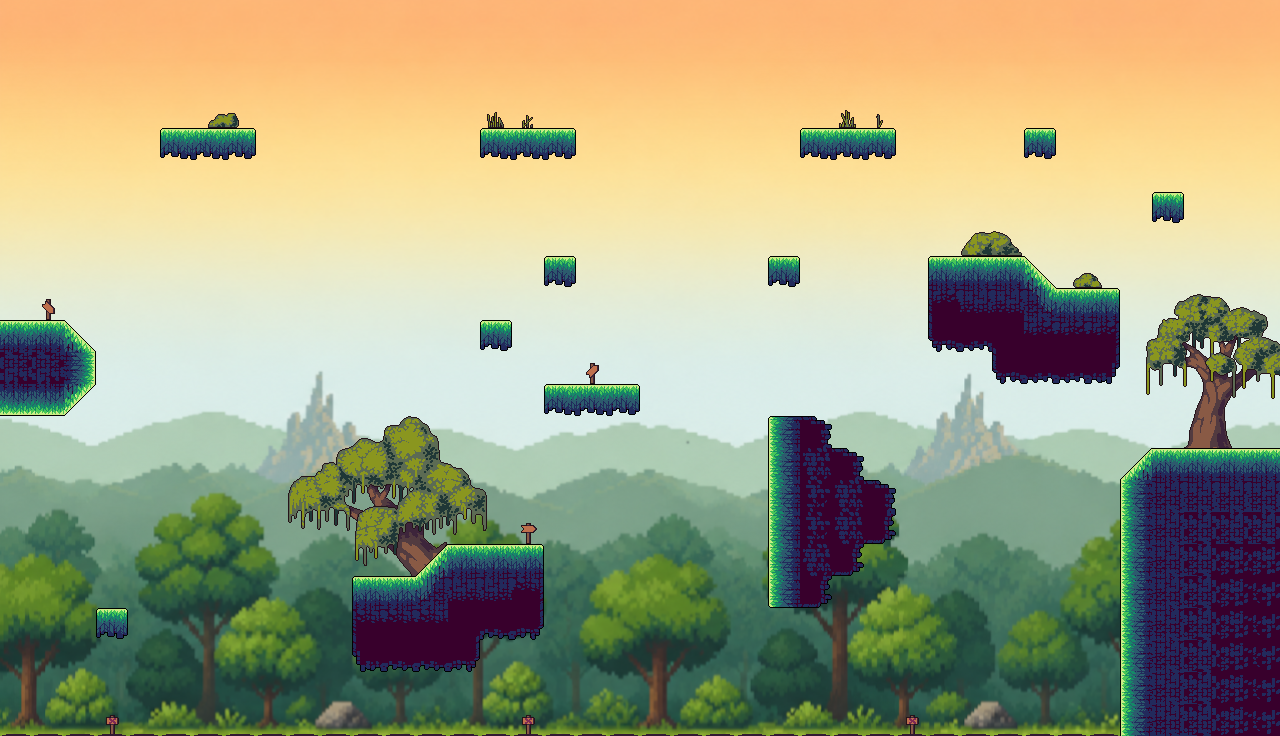

This is a level from a 2D game, rendered from its Tiled map with the project's own tilesets. A one-line summary and the complete map file follow:
An orthogonal 40x23 tile map with 32x32 px tiles, 2 tile layers (Capa de patrones 2, Platforms), 6 tilesets, 1 image layer.

<map version="1.10" tiledversion="1.12.1" orientation="orthogonal" renderorder="right-down" width="40" height="23" tilewidth="32" tileheight="32" infinite="0" nextlayerid="4" nextobjectid="1">
 <tileset firstgid="1" source="Tileset_Tierra_.tsx" />
 <tileset firstgid="97" source="Tileset_Tierra_girado.tsx" />
 <tileset firstgid="193" source="Decoracion/Arboles.tsx" />
 <tileset firstgid="325" source="Decoracion/Arbustos.tsx" />
 <tileset firstgid="361" source="Decoracion/Señales.tsx" />
 <tileset firstgid="373" source="Decoracion/Hierba.tsx" />
 <imagelayer id="2" name="Capa de Imagen 1">
  <image source="../Mapas/Tierra arriba.png" width="1280" height="736" />
 </imagelayer>
 <layer id="3" name="Capa de patrones 2" width="40" height="23">
  <data encoding="csv">
0,0,0,0,0,0,0,0,0,0,0,0,0,0,0,0,0,0,0,0,0,0,0,0,0,0,0,0,0,0,0,0,0,0,0,0,0,0,0,0,
0,0,0,0,0,0,0,0,0,0,0,0,0,0,0,0,0,0,0,0,0,0,0,0,0,0,0,0,0,0,0,0,0,0,0,0,0,0,0,0,
0,0,0,0,0,0,0,0,0,0,0,0,0,0,0,0,0,0,0,0,0,0,0,0,0,0,0,0,0,0,0,0,0,0,0,0,0,0,0,0,
0,0,0,0,0,0,331,332,0,0,0,0,0,0,0,376,378,0,0,0,0,0,0,0,0,0,374,380,0,0,0,0,0,0,0,0,0,0,0,0,
0,0,0,0,0,0,0,0,0,0,0,0,0,0,0,0,0,0,0,0,0,0,0,0,0,0,0,0,0,0,0,0,0,0,0,0,0,0,0,0,
0,0,0,0,0,0,0,0,0,0,0,0,0,0,0,0,0,0,0,0,0,0,0,0,0,0,0,0,0,0,0,0,0,0,0,0,0,0,0,0,
0,0,0,0,0,0,0,0,0,0,0,0,0,0,0,0,0,0,0,0,0,0,0,0,0,0,0,0,0,0,0,0,0,0,0,0,0,0,0,0,
0,0,0,0,0,0,0,0,0,0,0,0,0,0,0,0,0,0,0,0,0,0,0,0,0,0,0,0,0,0,333,334,0,0,0,0,0,0,0,0,
0,0,0,0,0,0,0,0,0,0,0,0,0,0,0,0,0,0,0,0,0,0,0,0,0,0,0,0,0,0,0,0,0,345,346,0,0,0,0,0,
0,368,0,0,0,0,0,0,0,0,0,0,0,0,0,0,0,0,0,0,0,0,0,0,0,0,0,0,0,0,0,0,0,0,0,265,266,267,268,269,
0,0,0,0,0,0,0,0,0,0,0,0,0,0,0,0,0,0,0,0,0,0,0,0,0,0,0,0,0,0,0,0,0,0,0,277,278,279,280,281,
0,0,0,0,0,0,0,0,0,0,0,0,0,0,0,0,0,0,366,0,0,0,0,0,0,0,0,0,0,0,0,0,0,0,0,289,290,291,292,293,
0,0,0,0,0,0,0,0,0,0,0,0,0,0,0,0,0,0,0,0,0,0,0,0,0,0,0,0,0,0,0,0,0,0,0,301,302,303,304,305,
0,0,0,0,0,0,0,0,0,193,194,195,196,197,198,199,0,0,0,0,0,0,0,0,0,0,0,0,0,0,0,0,0,0,0,313,314,315,316,0,
0,0,0,0,0,0,0,0,0,205,206,207,208,209,210,211,0,0,0,0,0,0,0,0,0,0,0,0,0,0,0,0,0,0,0,0,0,0,0,0,
0,0,0,0,0,0,0,0,0,217,218,219,220,221,222,223,0,0,0,0,0,0,0,0,0,0,0,0,0,0,0,0,0,0,0,0,0,0,0,0,
0,0,0,0,0,0,0,0,0,229,230,231,232,233,234,235,361,0,0,0,0,0,0,0,0,0,0,0,0,0,0,0,0,0,0,0,0,0,0,0,
0,0,0,0,0,0,0,0,0,241,242,243,244,245,246,247,0,0,0,0,0,0,0,0,0,0,0,0,0,0,0,0,0,0,0,0,0,0,0,0,
0,0,0,0,0,0,0,0,0,253,254,255,256,257,258,259,0,0,0,0,0,0,0,0,0,0,0,0,0,0,0,0,0,0,0,0,0,0,0,0,
0,0,0,0,0,0,0,0,0,0,0,0,0,0,0,0,0,0,0,0,0,0,0,0,0,0,0,0,0,0,0,0,0,0,0,0,0,0,0,0,
0,0,0,0,0,0,0,0,0,0,0,0,0,0,0,0,0,0,0,0,0,0,0,0,0,0,0,0,0,0,0,0,0,0,0,0,0,0,0,0,
0,0,0,0,0,0,0,0,0,0,0,0,0,0,0,0,0,0,0,0,0,0,0,0,0,0,0,0,0,0,0,0,0,0,0,0,0,0,0,0,
0,0,0,369,0,0,0,0,0,0,0,0,0,0,0,0,369,0,0,0,0,0,0,0,0,0,0,0,369,0,0,0,0,0,0,0,0,0,0,0
</data>
 </layer>
 <layer id="1" name="Platforms" width="40" height="23">
  <data encoding="csv">
0,0,0,0,0,0,0,0,0,0,0,0,0,0,0,0,0,0,0,0,0,0,0,0,0,0,0,0,0,0,0,0,0,0,0,0,0,0,0,0,
0,0,0,0,0,0,0,0,0,0,0,0,0,0,0,0,0,0,0,0,0,0,0,0,0,0,0,0,0,0,0,0,0,0,0,0,0,0,0,0,
0,0,0,0,0,0,0,0,0,0,0,0,0,0,0,0,0,0,0,0,0,0,0,0,0,0,0,0,0,0,0,0,0,0,0,0,0,0,0,0,
0,0,0,0,0,0,0,0,0,0,0,0,0,0,0,0,0,0,0,0,0,0,0,0,0,0,0,0,0,0,0,0,0,0,0,0,0,0,0,0,
0,0,0,0,0,49,50,51,0,0,0,0,0,0,0,49,50,51,0,0,0,0,0,0,0,49,50,51,0,0,0,0,52,0,0,0,0,0,0,0,
0,0,0,0,0,0,0,0,0,0,0,0,0,0,0,0,0,0,0,0,0,0,0,0,0,0,0,0,0,0,0,0,0,0,0,0,0,0,0,0,
0,0,0,0,0,0,0,0,0,0,0,0,0,0,0,0,0,0,0,0,0,0,0,0,0,0,0,0,0,0,0,0,0,0,0,0,52,0,0,0,
0,0,0,0,0,0,0,0,0,0,0,0,0,0,0,0,0,0,0,0,0,0,0,0,0,0,0,0,0,0,0,0,0,0,0,0,0,0,0,0,
0,0,0,0,0,0,0,0,0,0,0,0,0,0,0,0,0,52,0,0,0,0,0,0,52,0,0,0,0,1,2,2,2147483691,0,0,0,0,0,0,0,
0,0,0,0,0,0,0,0,0,0,0,0,0,0,0,0,0,0,0,0,0,0,0,0,0,0,0,0,0,13,15,15,54,2,3,0,0,0,0,0,
2,2,42,0,0,0,0,0,0,0,0,0,0,0,0,52,0,0,0,0,0,0,0,0,0,0,0,0,0,56,57,20,14,14,16,0,0,0,0,0,
3221225509,3221225509,112,0,0,0,0,0,0,0,0,0,0,0,0,0,0,0,0,0,0,0,0,0,0,0,0,0,0,0,0,56,57,57,58,0,0,0,0,0,
3221225474,3221225474,3221225515,0,0,0,0,0,0,0,0,0,0,0,0,0,0,49,50,51,0,0,0,0,0,0,0,0,0,0,0,0,0,0,0,0,0,0,0,0,
0,0,0,0,0,0,0,0,0,0,0,0,0,0,0,0,0,0,0,0,0,0,0,0,3221225592,3221225644,0,0,0,0,0,0,0,0,0,0,0,0,0,0,
0,0,0,0,0,0,0,0,0,0,0,0,0,0,0,0,0,0,0,0,0,0,0,0,3221225584,3221225581,3221225644,0,0,0,0,0,0,0,0,43,2,2,2,2,
0,0,0,0,0,0,0,0,0,0,0,0,0,0,0,0,0,0,0,0,0,0,0,0,3221225584,3221225589,3221225581,3221225644,0,0,0,0,0,0,0,3221225584,24,24,24,24,
0,0,0,0,0,0,0,0,0,0,0,0,0,0,0,0,0,0,0,0,0,0,0,0,3221225584,3221225589,3221225581,3221225628,0,0,0,0,0,0,0,3221225584,24,37,37,37,
0,0,0,0,0,0,0,0,0,0,0,0,0,43,2147483650,2147483650,2147483649,0,0,0,0,0,0,0,3221225584,3221225581,3221225628,0,0,0,0,0,0,0,0,3221225584,24,37,38,38,
0,0,0,0,0,0,0,0,0,0,0,2147483651,2147483650,2147483702,2147483663,2147483663,2147483661,0,0,0,0,0,0,0,3221225576,3221225628,0,0,0,0,0,0,0,0,0,3221225584,24,37,38,39,
0,0,0,52,0,0,0,0,0,0,0,2147483664,2147483662,2147483662,2147483668,2147483705,2147483704,0,0,0,0,0,0,0,0,0,0,0,0,0,0,0,0,0,0,3221225584,24,37,38,39,
0,0,0,0,0,0,0,0,0,0,0,2147483706,2147483705,2147483705,2147483704,0,0,0,0,0,0,0,0,0,0,0,0,0,0,0,0,0,0,0,0,3221225584,24,37,38,39,
0,0,0,0,0,0,0,0,0,0,0,0,0,0,0,0,0,0,0,0,0,0,0,0,0,0,0,0,0,0,0,0,0,0,0,3221225584,24,37,38,39,
90,90,90,90,90,90,90,90,90,90,90,90,90,90,90,90,90,90,90,90,90,90,90,90,90,90,90,90,90,90,90,90,90,90,90,3221225584,24,37,38,39
</data>
 </layer>
</map>
